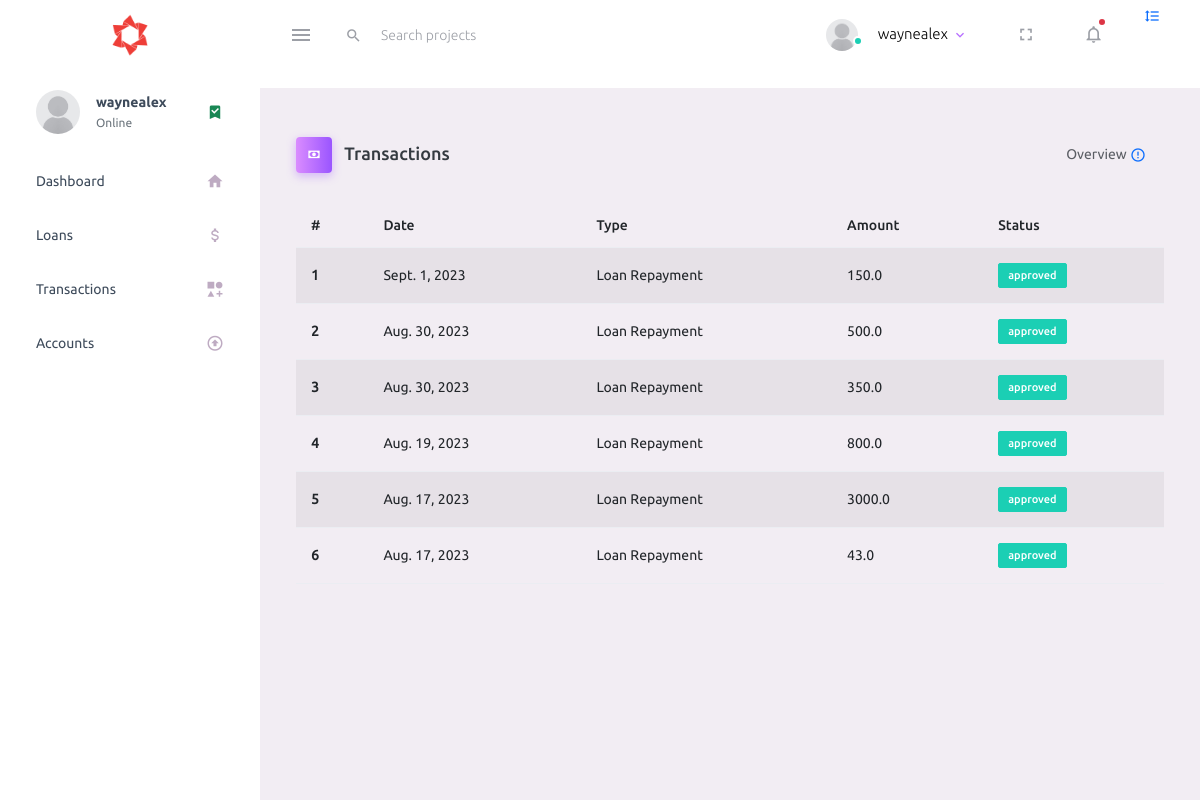
/transactions/ (signed in), run on the app's committed database.
### Login/models.py (models this page shows, shortened)
class Account(models.Model):
    created_at = models.DateTimeField(auto_now_add=True)
    status = models.BooleanField(default=0)
    user_id = models.IntegerField()
    name = models.CharField(max_length=100, null=True)
    admin = models.BooleanField(default=0)
    phone_number = models.IntegerField(null=True)
    verified = models.BooleanField(default=False)

class Notification(models.Model):
    created_at = models.DateTimeField(auto_now_add=True)
    type = models.CharField(max_length=20, choices=[
        ('event', 'event'),
        ('info', 'info'),
        ('system', 'system'),
        ('team', 'team'),
    ])
    username = models.CharField(max_length=20)
    sender = models.CharField(max_length=20)
    message = models.CharField(max_length=250)
    subject = models.CharField(max_length=250, default="Welcome Message")
    read = models.BooleanField(default=0)

class Apply(models.Model):
    member = models.CharField(max_length=20)
    amount = models.DecimalField(max_digits=10, decimal_places=1)
    interest_rate = models.DecimalField(max_digits=5, decimal_places=2)
    date_applied = models.DateField(auto_now_add=True)
    date_approved = models.DateField(null=True, blank=True)
    date_due = models.DateField(null=True, blank=True)
    type = models.BooleanField(default=0)
    status = models.CharField(max_length=20, choices=[
        ('pending', 'pending'),
        ('approved', 'approved'),
        ('rejected', 'rejected'),
    ])

### Login/views.py (the view)
def transactions(request):
    loan = Loan.objects.get(id=1)
    acc_ = Account.objects.get(user_id=request.user.id)
    monthly = MonthlyActivity.objects.get(member=request.user.username)
    turn = Turn.objects.get(member=request.user.username)
    applies = Apply.objects.filter(member=request.user.username).order_by('-id')
    notification = Notification.objects.filter(username=request.user.username).order_by('-id')[:3]
    return render(request, 'transactions.html',
                  {'loan': loan, 'account': acc_, 'monthly': monthly, 'turn': turn, 'apply': applies,
                   'notification': notification})

### Login/templates/transactions.html (shortened to what this page needs)
{% extends 'base1.html'  %}
{% load static %}
{% block content %}
<div class="main-panel">
      <div class="container">
    <br/>
  </div>
    <div class="content-wrapper">
        <div class="page-header">
            <h3 class="page-title">
    <span class="page-title-icon bg-gradient-primary text-white me-2">
        <i class="mdi mdi-cash"></i>
    </span> Transactions
            </h3>
            <nav aria-label="breadcrumb">
                <ul class="breadcrumb">
                    <li class="breadcrumb-item active" aria-current="page">
                        Overview <i
                            class="mdi mdi-alert-circle-outline icon-sm text-primary align-middle"></i>
                    </li>
                </ul>
            </nav>
        </div>
        <table class="table table-striped">
            <thead>
            <tr>
                <th scope="col">#</th>
                <th scope="col">Date</th>
                <th scope="col">Type</th>
                <th scope="col">Amount</th>
                <th scope="col">Status</th>
            </tr>
            </thead>
            <tbody>
            {% if apply %}
            {% for records in apply %}
            <tr>
                <th scope="row">{{ forloop.counter }}</th>
                <td>{{ records.date_applied }}</td>
                {% if records.type == 0 %}
                <td>Loan applications</td>
                {%else%}
                <td>Loan Repayment</td>
                {% endif %}
                <td>{{ records.amount }}</td>
                <td>
                    {% if records.status == 'pending' %}
                    <span class="badge badge-primary">{{ records.status }}</span>
                    {% elif records.status == 'approved' %}
                    <span class="badge badge-success">{{ records.status }}</span>
                    {% elif records.status == 'rejected' %}
                    <span class="badge badge-danger">{{ records.status }}</span>
                    {% else %}
                    <span class="badge badge-secondary">{{ records.status }}</span>
                    {% endif %}
                </td>
            </tr>
            {% endfor %}
            {% else %}
            <p class="h3">No transactions found!</p>
            {% endif %}
            </tbody>
        </table>
    </div>
</div>
{%endblock %}

### Login/templates/base1.html (shortened to what this page needs)
{% load static %}
<html lang="en">
<head>
    <link rel="stylesheet" href="{% static 'Login/stylesheets/assets/vendors/mdi/css/materialdesignicons.min.css' %}">
    <link rel="stylesheet" href="{% static 'Login/stylesheets/assets/vendors/css/vendor.bundle.base.css' %}">
    <link rel="stylesheet" href="{% static 'Login/stylesheets/assets/css/style.css' %}">
    <link rel="shortcut icon" href="{% static 'Login/stylesheets/assets/images/favicon.ico' %}"/>
</head>
<body>
<div class="container-scroller">
    <nav class="navbar default-layout-navbar col-lg-12 col-12 p-0 fixed-top d-flex flex-row">
        <div class="text-center navbar-brand-wrapper d-flex align-items-center justify-content-center">
            <a class="navbar-brand brand-logo" href="{% url 'home'%}"><img src="{% static 'Login/images/Logo.png' %}"
                                                                           alt="Image"
                                                                           style="width: 50px; height: 50px;"/></a>
        </div>
        <div class="navbar-menu-wrapper d-flex align-items-stretch">
            <button class="navbar-toggler navbar-toggler align-self-center" type="button" data-toggle="minimize">
                <span class="mdi mdi-menu"></span>
            </button>
            <div class="search-field d-none d-md-block">
                <form class="d-flex align-items-center h-100" action="#">
                    <div class="input-group">
                        <div class="input-group-prepend bg-transparent">
                            <i class="input-group-text border-0 mdi mdi-magnify"></i>
                        </div>
                        <input type="text" class="form-control bg-transparent border-0" placeholder="Search projects">
                    </div>
                </form>
            </div>
            <ul class="navbar-nav navbar-nav-right">
                <li class="nav-item nav-profile dropdown">
                    <a class="nav-link dropdown-toggle" id="profileDropdown" href="#" data-bs-toggle="dropdown"
                       aria-expanded="false">
                        <div class="nav-profile-img">
                            <img src="{% static 'Login/assets/default-user.png' %}" alt="image">
                            <span class="availability-status online"></span>
                        </div>
                        <div class="nav-profile-text">
                            <p class="mb-1 text-black">{{account.name}}</p>
                        </div>
                    </a>
                </li>
                <li class="nav-item d-none d-lg-block full-screen-link">
                    <a class="nav-link">
                        <i class="mdi mdi-fullscreen" id="fullscreen-button"></i>
                    </a>
                </li>
                <li class="nav-item dropdown">
                    <a class="nav-link count-indicator dropdown-toggle" id="notificationDropdown" href="#"
                       data-bs-toggle="dropdown">
                        <i class="mdi mdi-bell-outline"></i>
                        {% if notification %}
                        {% for notify in notification%}
                        {% if notify.read == 0 %}
                        <span class="count-symbol bg-danger"></span>
                        {% else %}
                        <span class="count-symbol bg-light"></span>
                        {% endif %}
                        {% endfor %}
                        {% endif %}
                    </a>
                </li>
            </ul>
            <li class="nav-item nav-settings d-none d-lg-block">
                <a class="nav-link" href="#">
                    <i class="mdi mdi-format-line-spacing"></i>
                </a>
            </li>
        </div>
    </nav>
    <div class="container-fluid page-body-wrapper">
        <nav class="sidebar sidebar-offcanvas" id="sidebar">
            <ul class="nav">
                <li class="nav-item nav-profile">
                    <a href="#" class="nav-link">
                        <div class="nav-profile-image">
                            <img src="{% static 'Login/assets/default-user.png' %}" alt="Prof">
                        </div>
                        <div class="nav-profile-text d-flex flex-column">
                            <span class="font-weight-bold mb-2">{{ account.name }}</span>
                            <span class="text-secondary text-small">Online</span>
                        </div>
                        <i class="mdi mdi-bookmark-check text-success nav-profile-badge"></i>
                    </a>
                </li>
                <li class="nav-item">
                    <a class="nav-link" href="{% url 'dashboard' %}">
                        <span class="menu-title">Dashboard</span>
                        <i class="mdi mdi-home menu-icon"></i>
                    </a>
                </li>
                <li class="nav-item">
                    <a class="nav-link" href="{% url 'loans' %}">
                        <span class="menu-title">Loans</span>
                        <i class="mdi mdi-currency-usd menu-icon"></i>
                    </a>
                </li>
                <li class="nav-item">
                    <a class="nav-link" href="{% url 'transactions' %}">
                        <span class="menu-title">Transactions</span>
                        <i class="mdi mdi-shape-plus menu-icon"></i>
                    </a>
                </li>
                <li class="nav-item">
                    <a class="nav-link" href="pages/icons/mdi.html">
                        <span class="menu-title">Accounts</span>
                        <i class="mdi mdi-arrow-up-bold-circle-outline menu-icon"></i>
                    </a>
                </li>
            </ul>
        </nav>
        {% block content %}
        {% endblock %}
    </div>
</div>
</body>
</html>

### data on the page
Account: name "waynealex"
Notification: read False (drawn)
Apply: date_applied "Sept. 1, 2023", type "Loan Repayment", amount "150.0", status "approved"
Apply: date_applied "Aug. 30, 2023", type "Loan Repayment", amount "500.0", status "approved"
Apply: date_applied "Aug. 30, 2023", type "Loan Repayment", amount "350.0", status "approved"
Apply: date_applied "Aug. 19, 2023", type "Loan Repayment", amount "800.0", status "approved"
Apply: date_applied "Aug. 17, 2023", type "Loan Repayment", amount "3000.0", status "approved"
Apply: date_applied "Aug. 17, 2023", type "Loan Repayment", amount "43.0", status "approved"
